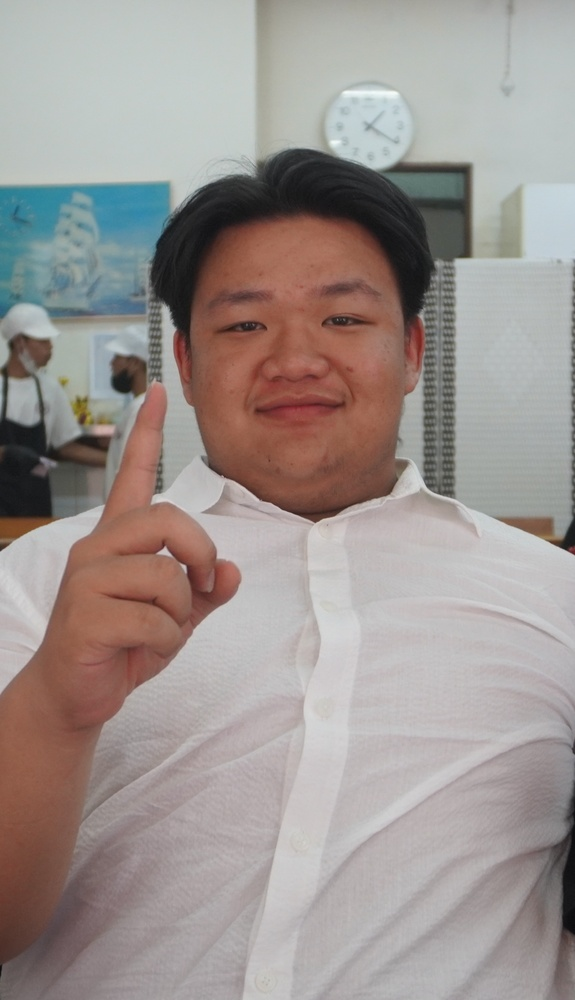
#> input picture Day2/test.JPG, 575 x 1000 px, shrunk from 1716 x 2983 before the run
$ python photo-detector.py
#> lines starting #> are read from the running program, lines starting #| are printed output that depends on the picture; after the words box and inside, x2 and y2 are one past the last pixel; in counts of white or black regions, pixels touching at a corner belong together
import cv2
import os

def ai_face_gate_stable(image_path):
    # 1. Load detektor wajah (Haar Cascade) yang sudah ada di OpenCV
#> called with image_path = 'test.JPG'
    cascade_path = cv2.data.haarcascades + 'haarcascade_frontalface_default.xml'
    face_cascade = cv2.CascadeClassifier(cascade_path)

    # 2. Baca Gambar
    img = cv2.imread(image_path)
#> img is the input picture: shape (1000, 575, 3); mean B, G, R 145.1, 148.5, 157.4
    if img is None:
        print(f"Error: File '{image_path}' tidak ditemukan di folder ini!")
        return

    # 3. Ubah ke Hitam Putih (AI lebih cepat memproses dalam Grayscale)
    gray = cv2.cvtColor(img, cv2.COLOR_BGR2GRAY)
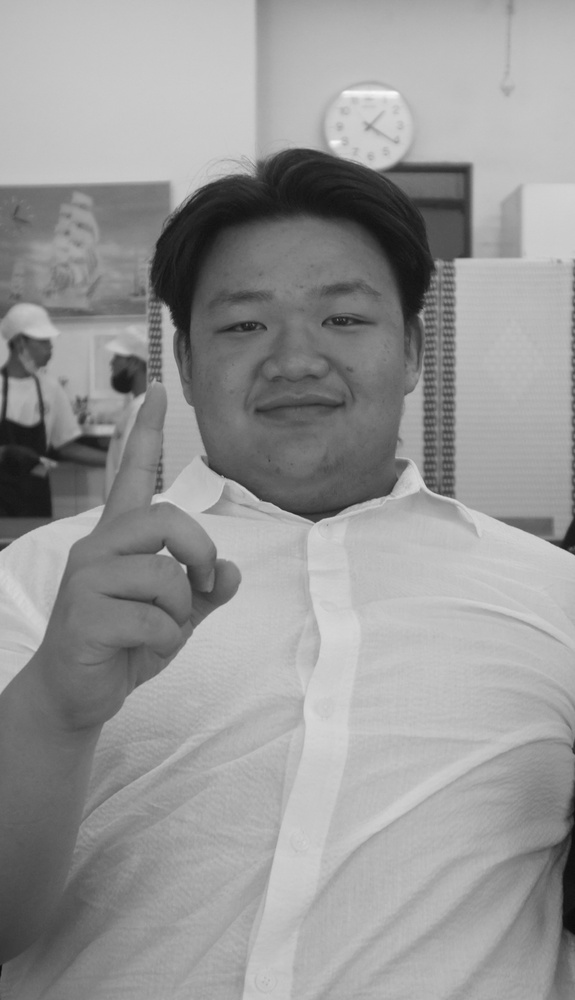
#> gray: shape (1000, 575); min 11, max 248, mean 150.8

    # 4. Proses Deteksi
    # scaleFactor: seberapa banyak gambar dikecilkan saat mencari wajah
    # minNeighbors: seberapa yakin AI bahwa itu adalah wajah
    faces = face_cascade.detectMultiScale(gray, scaleFactor=1.1, minNeighbors=5, minSize=(30, 30))
#> faces = [[173, 222, 247, 247]]

    # 5. Logika Akses
    print("-" * 30)
    if len(faces) > 0:
        print(f"Sinyal: {len(faces)} Wajah Terdeteksi!")
#| Sinyal: 1 Wajah Terdeteksi!
        print("Status: ACCESS GRANTED ✅")

        # Gambar kotak di wajah yang ditemukan
        for (x, y, w, h) in faces:
            cv2.rectangle(img, (x, y), (x+w, y+h), (0, 255, 0), 3)
            cv2.putText(img, "VERIFIED", (x, y-10), cv2.FONT_HERSHEY_SIMPLEX, 0.8, (0, 255, 0), 2)
#> this loop made 1 pass
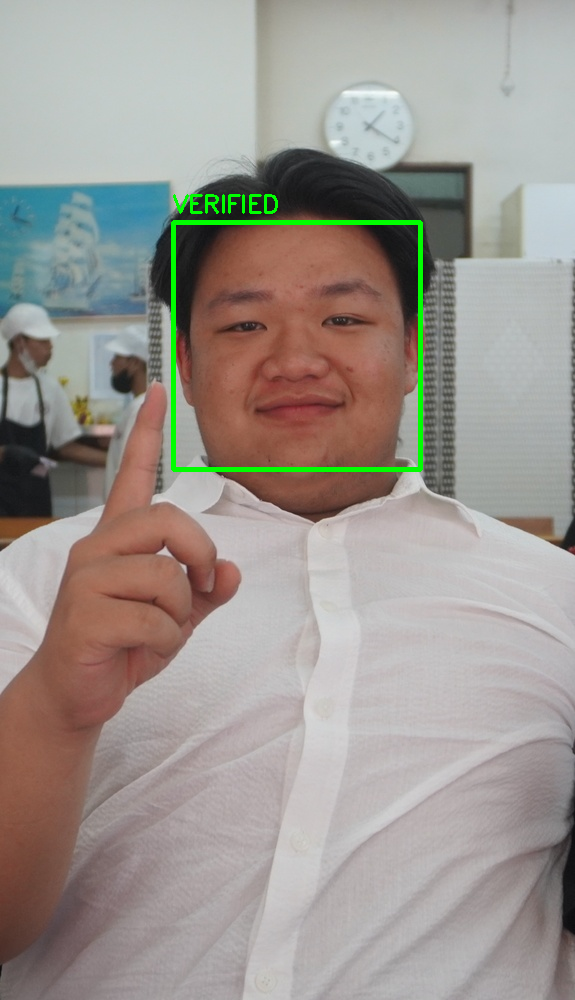
#> img: shape (1000, 575, 3); 1.01% of pixels changed, all inside (x1, y1, x2, y2) = (171, 194, 423, 472)
    else:
        print("Sinyal: Tidak ada wajah yang dikenali.")
        print("Status: ACCESS DENIED ❌")
    print("-" * 30)

    # 6. Simpan Hasil Log
    output_name = 'access_log_result.jpg'
    cv2.imwrite(output_name, img)
    print(f"Log visual disimpan sebagai: {output_name}")

# --- EKSEKUSI ---
# Pastikan ada file bernama 'test.jpg' di folder yang sama!
ai_face_gate_stable('test.JPG')
